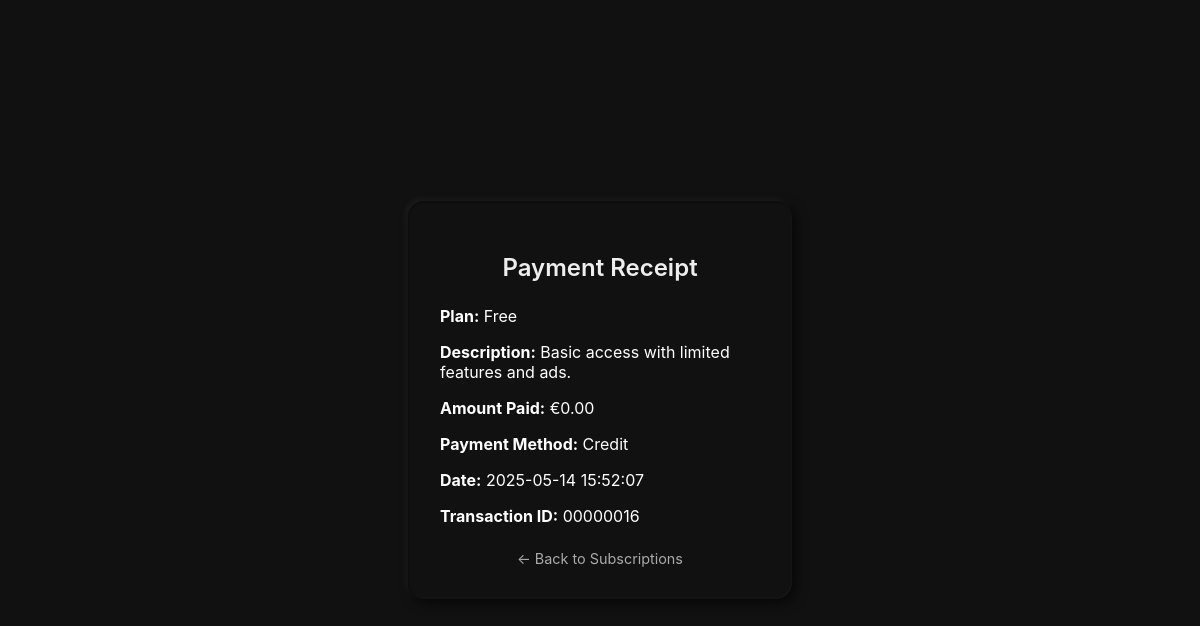
Page /payment_receipt.php (signed in) on the committed database.
### tables this page shows
CREATE TABLE `payments` (
  `paymentID` int NOT NULL,
  `userID` int NOT NULL,
  `subscriptionID` int NOT NULL,
  `amount` decimal(6,2) DEFAULT NULL,
  `currency` varchar(3) DEFAULT NULL,
  `method` varchar(20) DEFAULT NULL,
  `paymentDate` datetime DEFAULT CURRENT_TIMESTAMP
);

CREATE TABLE `subscription` (
  `subscriptionID` int NOT NULL,
  `name` varchar(255) DEFAULT NULL,
  `price` decimal(5,2) NOT NULL DEFAULT '0.00',
  `description` varchar(500) DEFAULT NULL,
  `subscriptionType` varchar(26) DEFAULT NULL
);

### payment_receipt.php (the view, shortened to what this page needs)
<?php
include 'includes/dbh.php';
$userID = $_SESSION['userID'];
$receiptQuery = mysqli_query($conn, "
  SELECT p.*, s.name AS planName, s.description
  FROM payments p
  JOIN subscription s ON s.subscriptionID = p.subscriptionID
  WHERE p.userID = $userID
  ORDER BY p.paymentDate DESC
  LIMIT 1
");
$receipt = mysqli_fetch_assoc($receiptQuery);
?>
<!DOCTYPE html>
<html lang="en">
<head>
  <link rel="stylesheet" href="style.css">
</head>
<body class="login-body">
  <div class="login-container">
    <h2>Payment Receipt</h2>
    <p><strong>Plan:</strong> <?= htmlspecialchars($receipt['planName']) ?></p>
    <p><strong>Description:</strong> <?= htmlspecialchars($receipt['description']) ?></p>
    <p><strong>Amount Paid:</strong> <?= htmlspecialchars($receipt['currency']) . number_format($receipt['amount'], 2) ?></p>
    <p><strong>Payment Method:</strong> <?= ucfirst(htmlspecialchars($receipt['method'])) ?></p>
    <p><strong>Date:</strong> <?= date('Y-m-d H:i:s', strtotime($receipt['paymentDate'])) ?></p>
    <p><strong>Transaction ID:</strong> <?= str_pad($receipt['paymentID'], 8, '0', STR_PAD_LEFT) ?></p>
    <a href="subscriptions.php">← Back to Subscriptions</a>
  </div>
</body>
</html>

### style.css (style rules this page uses)
body { background-color: #111; font-family: -apple-system, BlinkMacSystemFont, "Segoe UI", Roboto, "Helvetica Neue", sans-serif; color: white; margin: 0; }
body.login-body { display: flex; align-items: center; justify-content: center; height: 100vh; background-color: #111; }
.login-container { background: #111; padding: 2rem; border-radius: 16px; width: 320px; box-shadow: 4px 4px 12px rgba(0, 0, 0, 0.6), -3px -3px 6px rgba(255, 255, 255, 0.05), inset 1px 1px 2px rgba(0, 0, 0, 0.3), inset -1px -1px 2px rgba(255, 255, 255, 0.03); }
.login-container h2 { text-align: center; color: #eee; font-weight: 600; margin-bottom: 1.5rem; }
.login-container a { display: block; text-align: center; color: #aaa; font-size: 0.9rem; margin-top: 1.5rem; text-decoration: none; transition: color 0.2s; }

### rows in the picture
payments: subscriptionID.name "Free", subscriptionID.description "Basic access with limited features and ads.", currency "€", amount "0.00", method "Credit", paymentDate "2025-05-14 15:52:07", paymentID "00000016"
